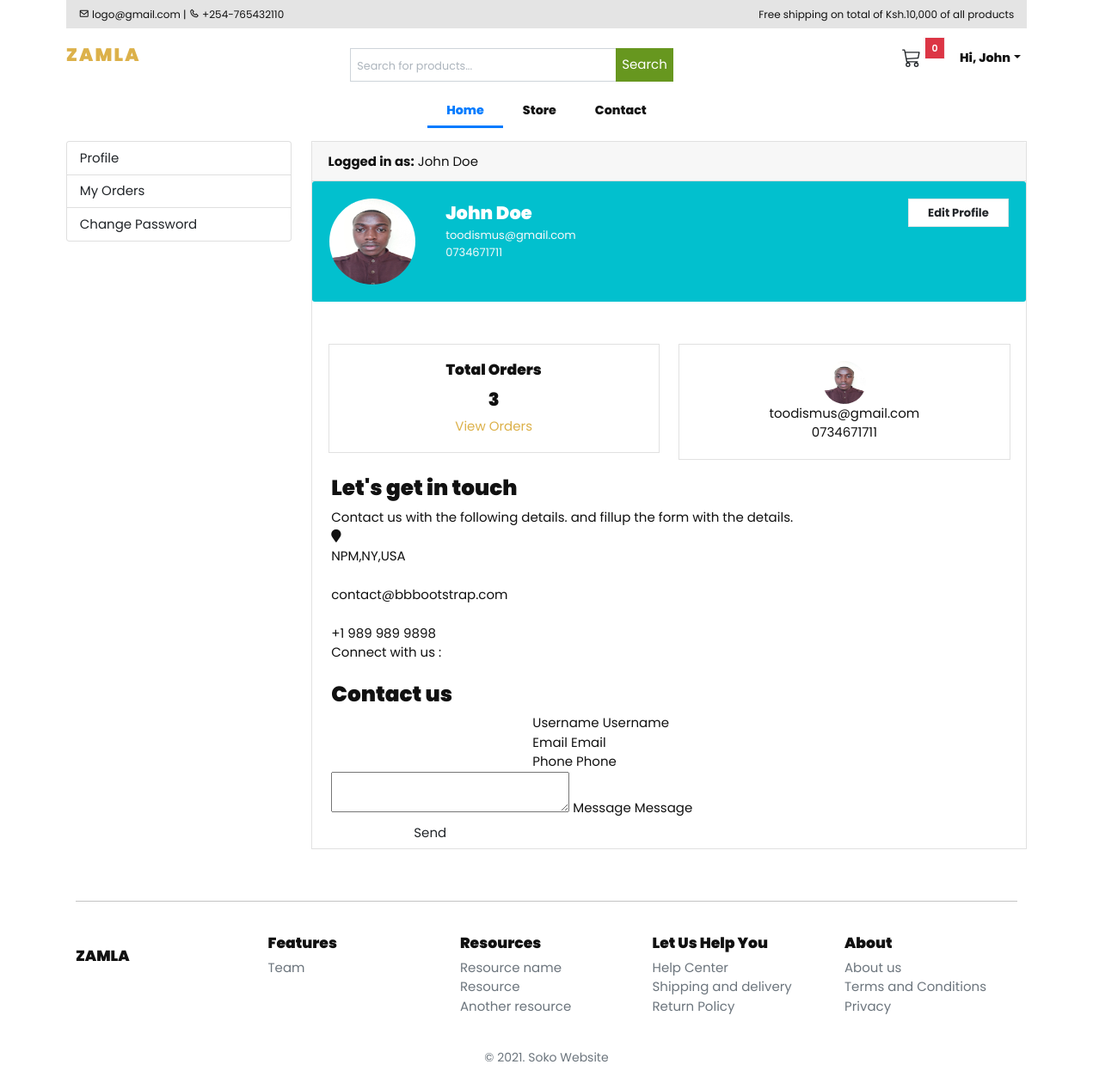
The app's page /accounts/dashboard/ (signed in) with its own data.
### accounts/models.py (models this page shows, shortened)
class Account(AbstractBaseUser):
    first_name      = models.CharField(max_length=50)
    last_name       = models.CharField(max_length=50)
    username        = models.CharField(max_length=50, unique=True)
    email           = models.EmailField(max_length=100, unique=True)
    phone_number    = models.CharField(max_length=50)
    date_joined     = models.DateTimeField(auto_now_add=True)
    last_login      = models.DateTimeField(auto_now_add=True)
    is_admin        = models.BooleanField(default=False)
    is_staff        = models.BooleanField(default=False)
    is_active        = models.BooleanField(default=False)
    is_superadmin        = models.BooleanField(default=False)
    USERNAME_FIELD = 'email'
    REQUIRED_FIELDS = ['username', 'first_name', 'last_name']
    objects = MyAccountManager()
    def full_name(self):
        return f'{self.first_name} {self.last_name}'

class UserProfile(models.Model):
    user = models.OneToOneField(Account, on_delete=models.CASCADE)
    address_line_1 = models.CharField(blank=True, max_length=100)
    address_line_2 = models.CharField(blank=True, max_length=100)
    profile_picture = models.ImageField(blank=True, upload_to='userprofile')
    city = models.CharField(blank=True, max_length=20)
    state = models.CharField(blank=True, max_length=20)
    country = models.CharField(blank=True, max_length=20)

### accounts/views.py (the view)
# urls.py: path('dashboard/', views.dashboard, name='dashboard'),
@login_required(login_url = 'login')
def dashboard(request):
    orders = Order.objects.order_by('-created_at').filter(user_id=request.user.id, is_ordered=True)
    orders_count = orders.count()
    userprofile = UserProfile.objects.get(user_id=request.user.id)
    context = {
        'orders_count': orders_count,
        'userprofile': userprofile,
    }
    return render(request, 'accounts/dashboard.html', context)

### cart/context_processors.py (called while the page is built)
def counter(request):
    cart_count = 0
    if 'admin' in request.path:
        return {}
    else:
        try:
            cart = Cart.objects.filter(cart_id=_cart_id(request))
            if request.user.is_authenticated:
                cart_items = CartItem.objects.all().filter(user=request.user)
            else:
                cart_items = CartItem.objects.all().filter(cart=cart[:1])
            for cart_item in cart_items:
                cart_count += cart_item.quantity
        except Cart.DoesNotExist:
            cart_count = 0
    return dict(cart_count=cart_count)

### cart/views.py (called while the page is built)
def _cart_id(request):
    cart = request.session.session_key
    if not cart:
        cart = request.session.create()
    return cart

### category/context_processors.py (called while the page is built)
def menu_links(request):
    links = Category.objects.all()
    return dict(links=links)

### category/models.py (called while the page is built)
    def get_url(self):
            return reverse('products_by_category', args=[self.slug])

### templates/accounts/dashboard.html (shortened to what this page needs)
{% extends 'base.html' %}
{% block content %}
<div class="container py-2">
	<div class="row">
	{% include 'includes/dashboard_sidebar.html' %}
	<main class="col-md-9">
		<article class="card">
		<header class="card-header">
			<strong class="d-inline-block mr-3">Logged in as:</strong>
			<span>{{user.full_name}}</span>
		</header>
		<div class="row">
            <div class="col-sm-12">
                <div class="profile-user-box card-box bg-custom">
							<div class="row">
								<div class="col-lg-2 order-1">
									<span class="float-start">
										<img src="{{userprofile.profile_picture.url}}" alt="User Profile Picture" class="thumb-lg rounded-circle">
									</span>
								</div>
								<div class="col-sm-7 order-2">
									<div class="text-right">
										<div class="media-body text-white">
											<h4 class="mt-1 mb-1 font-18">{{user.full_name}}</h4>
											<p class="font-13 text-light">{{user.email}}</p>
											<p class="font-13 text-light">{{user.phone_number}}</p>
										</div>
									</div>
								</div>
								<div class="col-lg-3 text-end order-3">
									<div ><a class="btn btn-light btn-sm px-4" href="{% url 'edit_profile' %}"><strong>Edit Profile</strong></a></div>
								</div>
							</div>
                </div>
            </div>
        </div>
		<div class="card-body">
			<div class="row">
			<div class="col-md-6">
				<div class="card" style="text-align:center;">
					<div class="card-body">
						<h5 class="card-title">Total Orders</h5>
						<h4>{{orders_count}}</h4>
						<a href="{% url 'my_orders' %}">View Orders</a>
					</div>
				</div>
			</div>
			<div class="col-md-6">
				<div class="card" style="text-align:center;">
					<div class="card-body">
						<img src="{{userprofile.profile_picture.url}}" alt="User Profile Picture" width="50" height="50" style="border-radius:50%;">
						<p class="mb-0">{{user.email}}</p>
						<p>{{user.phone_number}}</p>
					</div>
				</div>
			</div>
			</div>
		</div>
		<div class="container">
    <div class="form">
        <div class="contact-info">
            <h3 class="title">Let's get in touch</h3>
            <p class="text"> Contact us with the following details. and fillup the form with the details. </p>
            <div class="info">
                <div class="social-information"> <i class="fa fa-map-marker"></i>
                    <p>NPM,NY,USA</p>
                </div>
                <div class="social-information">
                    <p>contact@bbbootstrap.com</p>
                </div>
                <div class="social-information">
                    <p>+1 989 989 9898 </p>
                </div>
            </div>
            <div class="social-media">
                <p>Connect with us :</p>
                <div class="social-icons"> <a href="#"> <i class="fa fa-facebook-f"></i> </a> <a href="#"> <i class="fa fa-twitter"></i> </a> <a href="#"> <i class="fa fa-instagram"></i> </a> <a href="#"> <i class="fa fa-linkedin"></i> </a> </div>
            </div>
        </div>
        <div class="contact-info-form">
            <form action="index.html" autocomplete="off">
                <h3 class="title">Contact us</h3>
                <div class="social-input-containers"> <input type="text" name="name" class="input" /> <label for="">Username</label> <span>Username</span> </div>
                <div class="social-input-containers"> <input type="email" name="email" class="input" /> <label for="">Email</label> <span>Email</span> </div>
                <div class="social-input-containers"> <input type="tel" name="phone" class="input" /> <label for="">Phone</label> <span>Phone</span> </div>
                <div class="social-input-containers textarea"> <textarea name="message" class="input"></textarea> <label for="">Message</label> <span>Message</span> </div> <input type="submit" value="Send" class="btn" />
            </form>
        </div>
    </div>
</div>
		</article>
	</main>
</div>
{% endblock %}

### templates/includes/navbar.html (shortened to what this page needs)
{% load static %}
<header>
    <div class="container " >
    <div class="utility-nav d-none d-md-block">
        <div class="row">
        <div class="col-12 col-md-6">
            <p class="small float-start"><em class="bx bx-envelope"></em> logo@gmail.com | <i class="bx bx-phone"></i> +254-765432110
            </p>
        </div>
        <div class="col-12 col-md-6">
            <p class="small float-end">Free shipping on total of Ksh.10,000 of all products</p>
        </div>
        </div>
    </div>
    <nav class="navbar navbar-expand-md navbar-light bg-light main-menu px-0" style="box-shadow:none">
    <div class="container p-0">
        <a class="" href="{% url 'home' %}">
        <h4 class="font-weight-bold text-uppercase py-2">Zamla</h4>
        </a>
        <div class="collapse navbar-collapse">
        <form class="form-inline my-2 my-lg-0 mx-auto pt-3" action="{% url 'search' %}" class="search" method='GET'>
            <div class="input-group w-100 d-flex flex-nowrap bd-highlight">
                <input type="text" class="form-control order-1 p-2 bd-highlight" style="width:50%;" placeholder="Search for products..." name="keyword"/>
				<button class="btn btn-success my-2 my-sm-0 order-2 p-2 bd-highlight" type="submit">Search</i></button>
			</div>
        </form>
        <ul class="navbar-nav">
            <li class="nav-item pe-3">
                <a class="btn btn-outline-body bg-body border-0 basket-btn" href="{% url 'cart' %}">
                    <div id="basket-qty" class="basket-qty ">
                        <span class="position-absolute top-0 start-100 translate-middle p-1 bg-danger border border-light px-2 py-1">
                            {{cart_count}}
                        </span>
                    </div>
                    <div>
                    </div>
                </a>
            </li>
            {% if user.id is None %}
            <li class="nav-item"><a class="nav-link" href="{% url 'login' %}">Login</a></li>
            <li class="nav-item"><a class="nav-link" href="{% url 'register' %}">Register</a></li>
            {% else %}
                <li class="nav-item dropdown"><a class="nav-link dropdown-toggle" id="pagesDropdown" href="#" data-toggle="dropdown" aria-haspopup="true" aria-expanded="false">Hi, {{user.first_name}}</a>
                </li>
            {% endif %}
        </ul>
        </div>
    </div>
    </nav>
    <nav class="navbar navbar-expand-md navbar-light bg-light sub-menu" style="box-shadow:none">
    <div class="container p-0">
        <div class="collapse navbar-collapse" id="navbar">
        <ul class="navbar-nav mx-auto">
            <li class="nav-item active">
                <a class="nav-link" href="{% url 'home' %}">Home</a>
            </li>
            <li class="nav-item">
                <a class="nav-link" href="{% url 'store' %}">Store</a>
            </li>
            <li class="nav-item">
                <a class="nav-link" >Contact</a>
            </li>
        </ul>
        </div>
    </div>
    </nav>
</div>
</header>

### static/css/style.css (style rules this page uses)
.form-control { height: calc(2.5rem + 2px); padding: 0.5rem 1.5rem; font-size: 1rem; line-height: 1.5; border-radius: 0.3rem; }
.btn { font-size: 1rem; padding: 0.5rem 0.75rem; font-size: 1rem; line-height: 1.5; border-radius: 0.25rem; }
.form-inline .form-control { border-top-right-radius: 0; border-bottom-right-radius: 0; }
.form-inline .btn { border-top-left-radius: 0; border-bottom-left-radius: 0; }
.basket-qty { color: #fff; background: #d42114; border: 2px solid #fff; text-align: center; font-size: 11px; position: absolute; box-sizing: content-box; font-weight: 600; display: flex; justify-content: center; align-items: center; top: 0.3rem; right: 0.3rem; }
.basket-btn { position: relative; }
@media (min-width: 768px) { .form-inline .form-control { width: 210px; } }
@media (min-width: 992px) { .form-inline .form-control { width: 440px; } }
@media (min-width: 1200px) { .form-inline .form-control { width: 600px; } }
.sub-menu.navbar-light .navbar-nav .active > .nav-link, .sub-menu.navbar-light .navbar-nav .nav-link.active, .sub-menu.navbar-light .navbar-nav .nav-link.show, .sub-menu.navbar-light .navbar-nav .show > .nav-link { border-bottom: 3px solid #007bff; color: #007bff; }
.main-menu { position: relative; z-index: 3; }
.sub-menu { position: relative; z-index: 2; padding: 0 1rem; }
@media (min-width: 768px) { .sub-menu { padding: 0 1rem; } }
@media (min-width: 768px) { .sub-menu.navbar-expand-md .navbar-nav .nav-link { padding: 0.5rem 1.5rem; } }
.navbar.bg-light { background: #fff !important; box-shadow: 0px 2px 15px 0px rgba(0, 0, 0, 0.1); }
.utility-nav { background: #e4e4e4; padding: 0.5rem 1rem; }
.utility-nav p { margin-bottom: 0; }

### static/css/style.default.css (style rules this page uses)
strong { font-weight: 700; }
.text-uppercase { text-transform: uppercase; letter-spacing: 0.1em; }
.border { border: 1px solid #dee2e6 !important; }
.border-light { border-color: #f8f9fa !important; }
.navbar { padding: 0.5rem 1rem; }
.navbar-light .navbar-nav .nav-link { color: rgba(17, 17, 17, 0.99); font-weight: 800; font-size: 0.95rem; transition: all 0.3s; }
.navbar-light .navbar-nav .show > .nav-link, .navbar-light .navbar-nav .active > .nav-link, .navbar-light .navbar-nav .nav-link.show, .navbar-light .navbar-nav .nav-link.active { color: #dcb14a; }
.btn { font-weight: 400; border: 1px solid transparent; font-family: inherit; padding: 0.375rem 1.5rem; font-size: 1rem; line-height: 1.5; border-radius: 0; transition: color 0.15s ease-in-out, background-color 0.15s ease-in-out, border-color 0.15s ease-in-out, box-shadow 0.15s ease-in-out; }
.btn-success { color: #fff; background-color: #28a745; border-color: #28a745; }
.btn-light { color: #212529; background-color: #f8f9fa; border-color: #f8f9fa; }
.btn-sm { padding: 0.375rem 0.75rem; font-size: 0.875rem; line-height: 1.5; border-radius: 0; }
body { font-family: "Libre Franklin", sans-serif; font-size: 1rem; font-weight: 400; line-height: 1.5; color: #111111; background-color: #fff; }
a { color: #dcb14a; text-decoration: none; }
h1, h2, h3, h4, h5, h6, .h1, .h2, .h3, .h4, .h5, .h6 { margin-bottom: 0.5rem; font-family: inherit; font-weight: 900; line-height: 1.2; color: inherit; }
h3, .h3 { font-size: 1.65rem; }
h4, .h4 { font-size: 1.4rem; }
h5, .h5 { font-size: 1.15rem; }
small, .small { font-size: 80%; font-weight: 400; }
.bg-danger { background-color: #dc3545 !important; }
.bg-light { background-color: #f8f9fa !important; }
.text-light { color: #f8f9fa !important; }
.form-control { padding: 0.375rem 0.75rem; font-size: 1rem; line-height: 1.5; color: #495057; background-color: #fff; border: 1px solid #ced4da; border-radius: 0; transition: border-color 0.15s ease-in-out, box-shadow 0.15s ease-in-out; }
.form-control::placeholder { color: #adb5bd; font-size: 0.85rem; font-weight: 400; }
.card { background-color: #fff; border: 1px solid rgba(17, 17, 17, 0.125); border-radius: 0; }
.card-body { padding: 1.25rem; }
.card-title { margin-bottom: 0.75rem; }
.card-header { padding: 0.75rem 1.25rem; background-color: rgba(17, 17, 17, 0.03); border-bottom: 1px solid rgba(17, 17, 17, 0.125); }
.card-header:first-child { border-radius: calc(0 - 1px) calc(0 - 1px) 0 0; }

### static/css/ui.css (style rules this page uses)
html { font-family: "Inter", sans-serif; font-size: 15px; }
article:after, .form-group:after { display: block; clear: both; content: ""; }
p:last-child { margin-bottom: 0; }
.btn-light { background-color: #fff; border-color: #e4e4e4; }

### records on screen
Account: first_name "John", full_name "John Doe", email "toodismus@gmail.com", phone_number "0734671711"
UserProfile: profile_picture (picture)

### other values on screen
{{ cart_count }} "0"
{{ orders_count }} "3"
